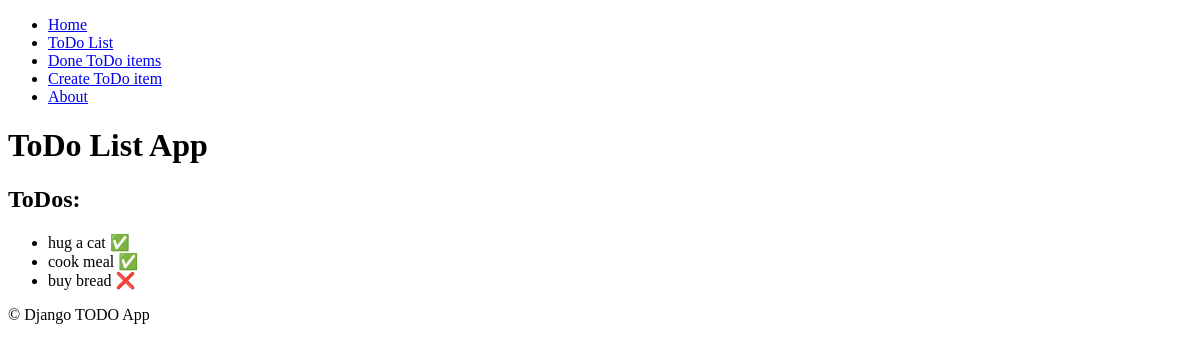
Page /todos/ on the earlier database version.
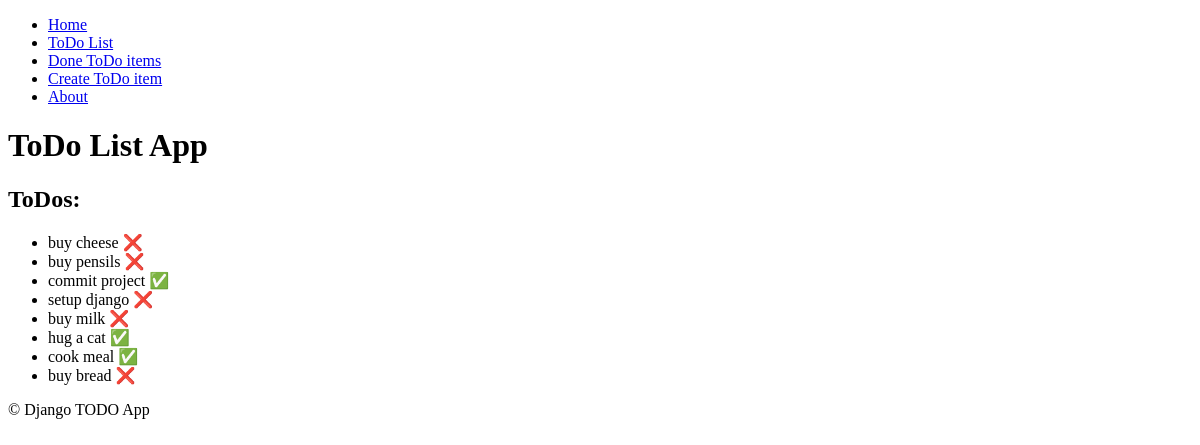
Same page on the later database version.
### todo_list/models.py (models this page shows, shortened)
class ToDoItem(models.Model):
    class Meta:
        ordering = '-id',
        verbose_name = 'ToDo Item'
    title = models.CharField(max_length=250)
    done = models.BooleanField(default=False)

### todo_list/views.py (the view)
# urls.py: path('', views.ToDoListIndexView.as_view(), name='index'),
class ToDoListIndexView(TemplateView):
    template_name = 'todo_list/index.html'
    def get_context_data(self, **kwargs):
        context = super().get_context_data(**kwargs)
        context['todo_items'] = ToDoItem.objects.all()
        return context

### todo_list/templates/todo_list/index.html (shortened to what this page needs)
{% extends "base.html" %}
{% block body %}
  <h1>ToDo List App</h1>
  <h2>ToDos:</h2>
  <ul>
  {% for todo_item in todo_items %}
    <li>
      {{ todo_item.title }}
      {% if todo_item.done %}
        ✅
      {% else %}
        ❌
      {% endif %}
    </li>
  {% endfor %}
  </ul>
{% endblock %}

### templates/base.html (shortened to what this page needs)
<!DOCTYPE html>
<html>
<head>
</head>
<body>
{% include 'components/navbar.html' %}
{% block body %}{% endblock body %}
<footer>
  &copy; Django TODO App
</footer>
</body>
</html>

### templates/components/navbar.html
<nav>
  <ul>
    <li><a href="{% url 'index' %}">Home</a></li>
    <li><a href="{% url 'todo_list:index' %}">ToDo List</a></li>
    <li><a href="{% url 'todo_list:done' %}">Done ToDo items</a></li>
    <li><a href="{% url 'todo_list:create' %}">Create ToDo item</a></li>
    <li><a href="#">About</a></li>
  </ul>
</nav>

Differences in the rows shown:
added ToDoItem: title "buy cheese"
added ToDoItem: title "buy pensils"
added ToDoItem: title "commit project"
added ToDoItem: title "setup django"
added ToDoItem: title "buy milk"
